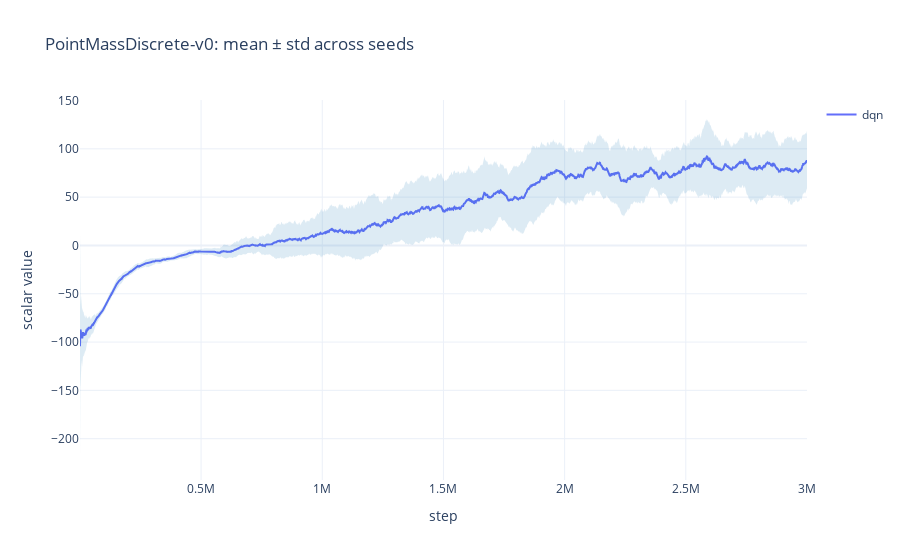
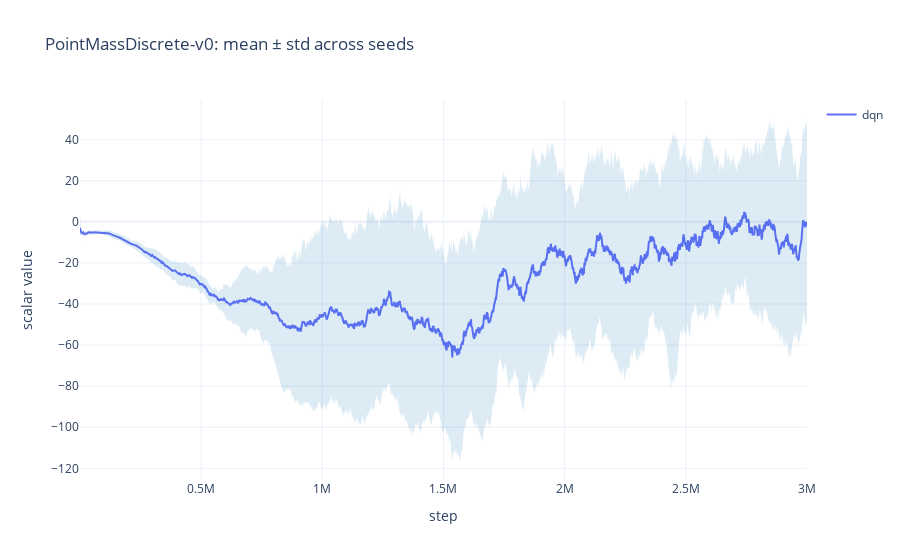

The notebook cell these images were saved under, in order:
### Markdown cell above
# Training curves with confidence intervals

This notebook loads TensorBoard event files from `./runs`, groups runs by (env_id, algorithm) across different seeds, and plots mean ± std bands using Plotly. It works with run directories named like `PointMassDiscrete-v0__dqn__0__1760811783`.

### Code cell
# Imports and config
from pathlib import Path
import re
from typing import Dict, List, Tuple

import numpy as np
import pandas as pd
import plotly.graph_objs as go
from tensorboard.backend.event_processing.event_accumulator import EventAccumulator

RUNS_DIR = Path('runs')
SMOOTH_WINDOW = 200  # set >1 for moving average smoothing

# Which scalar keys to read from TB; adapt to your logging (CleanRL often uses 'charts/episode_reward' and 'charts/ep_len')
SCALAR_KEYS = [
    'charts/episodic_return',
    'charts/episode_reward',
    'charts/ep_len',
    'eval/episodic_return',
    'train/episodic_return',
    'charts/actual_performance',
]

# Regex for directory names like 'PointMassDiscrete-v0__dqn__0__1760811783'
RUN_NAME_RE = re.compile(r'^(?P<env>[^_]+)__?(?P<algo>[^_]+)__?(?P<seed>\d+).*$')


def parse_run_name(run_dir: Path) -> Tuple[str, str, int]:
    name = run_dir.name
    m = RUN_NAME_RE.match(name)
    if not m:
        # Fallback: try CleanRL default 'algo__env__seed__timestamp'
        parts = name.split('__')
        if len(parts) >= 3:
            # Try to infer env and algo positions heuristically
            # Prefer pattern: env__algo__seed
            try:
                seed = int(parts[2])
                return parts[0], parts[1], seed
            except Exception:
                # Or algo__env__seed
                try:
                    seed = int(parts[2])
                    return parts[1], parts[0], seed
                except Exception:
                    pass
        raise ValueError(f"Unrecognized run dir name: {name}")
    env = m.group('env')
    algo = m.group('algo')
    seed = int(m.group('seed'))
    return env, algo, seed


def load_scalars_from_event(run_dir: Path, keys: List[str]) -> Dict[str, pd.DataFrame]:
    # Find event files
    event_files = sorted(run_dir.glob('events.out.tfevents.*'))
    if not event_files:
        # Also support nested structure where TB logs are in subdirs
        event_files = sorted(run_dir.rglob('events.out.tfevents.*'))
    if not event_files:
        return {}

    # Accumulate across files for robustness
    series: Dict[str, List[Tuple[int, float]]] = {}
    for ef in event_files:
        ea = EventAccumulator(str(ef), size_guidance={'scalars': 100000})
        try:
            ea.Reload()
        except Exception:
            continue
        for key in keys:
            if key in ea.Tags().get('scalars', []):
                events = ea.Scalars(key)
                pts = [(e.step, e.value) for e in events]
                series.setdefault(key, []).extend(pts)

    # Convert to DataFrames, deduplicate by step, sort
    dfs: Dict[str, pd.DataFrame] = {}
    for key, pts in series.items():
        if not pts:
            continue
        df = pd.DataFrame(pts, columns=['step', 'value']).drop_duplicates('step')
        df = df.sort_values('step').reset_index(drop=True)
        if SMOOTH_WINDOW and SMOOTH_WINDOW > 1:
            df['value'] = df['value'].rolling(SMOOTH_WINDOW, min_periods=1).mean()
        dfs[key] = df
    return dfs


def aggregate_by_group(runs_dir: Path, keys: List[str]):
    # Map: (env, algo) -> list of per-seed dicts of key->df
    groups: Dict[Tuple[str, str], List[Dict[str, pd.DataFrame]]] = {}

    for run in sorted(runs_dir.iterdir()):
        if not run.is_dir():
            continue
        try:
            env, algo, seed = parse_run_name(run)
        except Exception:
            continue
        dfs = load_scalars_from_event(run, keys)
        if not dfs:
            continue
        groups.setdefault((env, algo), []).append(dfs)

    # For each group and scalar key, align by step, compute mean/std/count across seeds
    agg: Dict[Tuple[str, str, str], pd.DataFrame] = {}
    for (env, algo), seed_runs in groups.items():
        for key in keys:
            # Collect step-value frames for runs that have this key
            frames = []
            for dfs in seed_runs:
                if key in dfs:
                    frames.append(dfs[key].set_index('step').rename(columns={'value': 'value'}))
            if not frames:
                continue
            # Outer-join on steps, then compute across rows
            aligned = pd.concat(frames, axis=1)
            aligned.columns = [f'seed_{i}' for i in range(len(frames))]
            mean = aligned.mean(axis=1, skipna=True)
            std = aligned.std(axis=1, ddof=0, skipna=True)
            count = aligned.count(axis=1)
            out = pd.DataFrame({
                'step': aligned.index.values,
                'mean': mean.values,
                'std': std.values,
                'count': count.values,
            }).sort_values('step').reset_index(drop=True)
            agg[(env, algo, key)] = out
    return agg


def plot_groups(agg: Dict[Tuple[str, str, str], pd.DataFrame], key_preference: List[str]):
    # Group available keys per (env, algo)
    grouped: Dict[Tuple[str, str], List[Tuple[str, pd.DataFrame]]] = {}
    for (env, algo, key), df in agg.items():
        if key in key_preference:
            grouped.setdefault((env, algo), []).append((key, df))

    figs = {}
    by_env: Dict[str, List[Tuple[str, pd.DataFrame]]] = {}
    for (env, algo), items in grouped.items():
        # Choose key with maximum coverage (median count), tie-break by preference order
        def coverage_score(item):
            key, df = item
            cov = df['count'].median() if 'count' in df.columns else len(df)
            pref_rank = key_preference.index(key)
            return (cov, -pref_rank)
        best_key, best_df = max(items, key=coverage_score)
        by_env.setdefault(env, []).append((algo, best_df))

    for env, items in by_env.items():
        fig = go.Figure()
        for algo, df in sorted(items, key=lambda x: x[0]):
            if df.empty:
                continue
            # Mean line
            fig.add_trace(go.Scatter(
                x=df['step'], y=df['mean'], name=f"{algo}", mode='lines'
            ))
            # ±1 std (≈68%) band
            fig.add_trace(go.Scatter(
                x=pd.concat([df['step'], df['step'][::-1]]),
                y=pd.concat([df['mean'] + df['std'], (df['mean'] - df['std'])[::-1]]),
                fill='toself', fillcolor='rgba(31,119,180,0.15)', line=dict(width=0),
                name=f"{algo} ±1σ (≈68%)", showlegend=False
            ))
        fig.update_layout(
            title=f"{env}: mean ± std across seeds",
            xaxis_title='step', yaxis_title='scalar value', template='plotly_white'
        )
        figs[env] = fig
    return figs


agg = aggregate_by_group(RUNS_DIR, SCALAR_KEYS)
# Original plot (mean ± std ~68%) for returns (choose best-covered key)
figs = plot_groups(agg, key_preference=['charts/episodic_return','charts/episode_reward','eval/episodic_return','train/episodic_return'])
# Additional plot: actual performance time-series
figs_actual = plot_groups(agg, key_preference=['charts/actual_performance'])

# Display figures
for env, fig in figs.items():
    fig.show()
for env, fig in figs_actual.items():
    fig.show()

### Figure 1 — Plotly figure (JSON) as saved in the notebook; plotly's stock layout.template omitted (floating-point values rounded to 4 significant figures; data arrays with more than 128 entries replaced by an {"elided": "..."} marker saying what was removed)
{"data": [{"mode": "lines", "name": "dqn", "type": "scatter", "x": {"elided": "6000 int values"}, "y": {"elided": "6000 float values"}}, {"fill": "toself", "fillcolor": "rgba(31,119,180,0.15)", "line": {"width": 0}, "name": "dqn ±1σ (≈68%)", "showlegend": false, "type": "scatter", "x": {"elided": "12000 int values"}, "y": {"elided": "12000 float values"}}], "layout": {"title": {"text": "PointMassDiscrete-v0: mean ± std across seeds"}, "xaxis": {"title": {"text": "step"}}, "yaxis": {"title": {"text": "scalar value"}}}}

### Figure 2 — Plotly figure (JSON) as saved in the notebook; plotly's stock layout.template omitted (floating-point values rounded to 4 significant figures; data arrays with more than 128 entries replaced by an {"elided": "..."} marker saying what was removed)
{"data": [{"mode": "lines", "name": "dqn", "type": "scatter", "x": {"elided": "6000 int values"}, "y": {"elided": "6000 float values"}}, {"fill": "toself", "fillcolor": "rgba(31,119,180,0.15)", "line": {"width": 0}, "name": "dqn ±1σ (≈68%)", "showlegend": false, "type": "scatter", "x": {"elided": "12000 int values"}, "y": {"elided": "12000 float values"}}], "layout": {"title": {"text": "PointMassDiscrete-v0: mean ± std across seeds"}, "xaxis": {"title": {"text": "step"}}, "yaxis": {"title": {"text": "scalar value"}}}}
